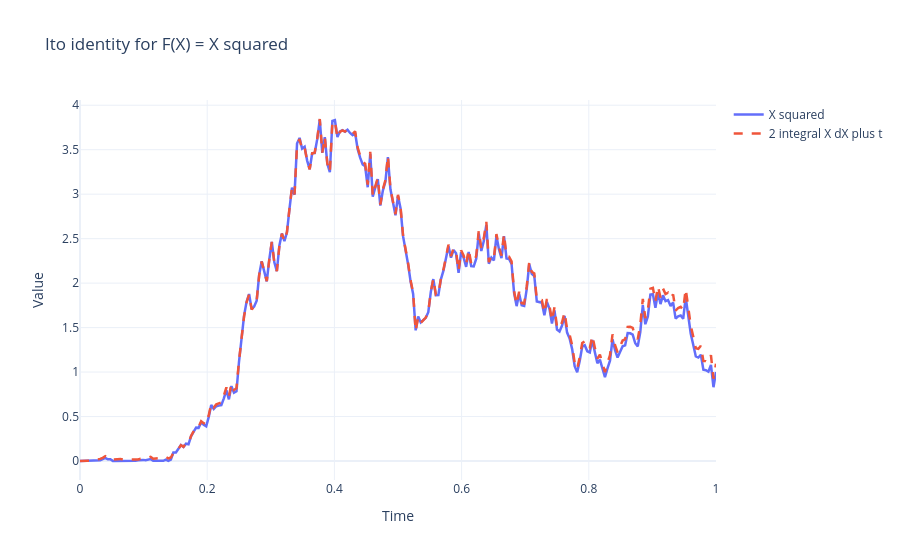

Here is the notebook cell this chart was saved with:
### Markdown cell above
## 8. Stochastic Integrals

A stochastic integral is the limit of sums like:

$$
\sum_j f(t_j)\left(X(t_{j+1})-X(t_j)\right).
$$

The important detail in the notes is timing. In the Ito convention, the value $f(t_j)$ is chosen before the random increment occurs. You do not get to wait for the stock move and then choose the hedge.

That is why the shorthand

$$
dW = f(t)\,dX
$$

must be read carefully: $f(t)$ is known at time $t$, while $dX$ is the random movement that happens just after $t$.

### Code cell
identity = ito_square_identity(brownian_paths[["Path 1"]])
plot_stochastic_integral_identity(identity)

### Figure 1 — Plotly figure (JSON) as saved in the notebook; plotly's stock layout.template omitted (floating-point values rounded to 4 significant figures; data arrays with more than 128 entries replaced by an {"elided": "..."} marker saying what was removed)
{"data": [{"line": {"width": 2.5}, "mode": "lines", "name": "X squared", "type": "scatter", "x": {"elided": "253 float values"}, "y": {"elided": "253 float values"}}, {"line": {"dash": "dash", "width": 2.5}, "mode": "lines", "name": "2 integral X dX plus t", "type": "scatter", "x": {"elided": "253 float values"}, "y": {"elided": "253 float values"}}], "layout": {"hovermode": "x unified", "title": {"text": "Ito identity for F(X) = X squared"}, "xaxis": {"title": {"text": "Time"}}, "yaxis": {"title": {"text": "Value"}}}}
